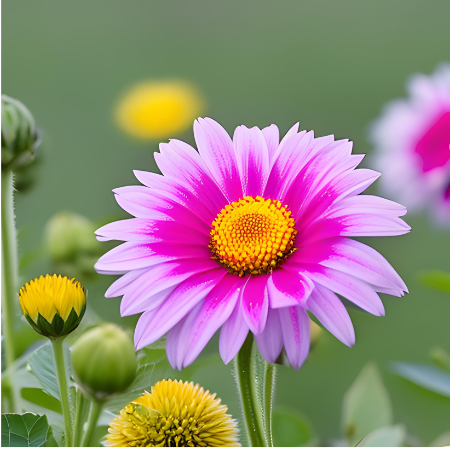
#> input picture flower.png, 452 x 449 px
$ jupyter execute --allow-errors RGB2CMYK.ipynb   (shell and % lines are left out)
#> lines starting #> are read from the running program, lines starting #| are printed output that depends on the picture
# CMYK CONVERSION

- Understanding CMYK concept https://www.epackprinting.com/support/understanding-cmyk/
Check above link for detail understanding of CMYK concept

[cell 1]
# import necessary libraries
import cv2
import sys
import os

import numpy as np
import matplotlib.pyplot as plt

# CMYK CONVERSION

# The old code had inefficiencies (like using loops) and incorrect channel handling. The new version uses vectorized operations for performance and correct CMYK conversion formulas.

### Key Improvements:<br>
**Vectorized Operations:** Replaced slow Python loops with efficient NumPy array operations.<br>

Correct CMYK Conversion:<br>

- K = min(C, M, Y) (Black component is minimum of CMY)

- Adjusted CMY: (C - K)/(1 - K) (with safeguards for division by zero)

**Channel Handling:**<br>

- Proper handling of OpenCV's BGR format

- Direct channel extraction instead of manual indexing

**Visualization:**<br>

- Inverted plate display (black = ink, white = no ink)

- Grayscale representation of each CMYK channel

**Numerical Stability:**<br>

- Added epsilon value to prevent division by zero.
- Avoids underflow errors when working with very small values in computations.
- Prevents division by near-zero values, which could result in extreme values or NaN issues.
- Proper normalization and data type handling.
- Improves numerical stability in algorithms like machine learning, optimization, and image processing.

**Notes:**<br>
- The CMYK image is a 4-channel float array (values 0-1)

- Plates are shown inverted for intuitive printing view

- Requires opencv-python, numpy, and matplotlib packages

- Original image should be in the same directory as the script ("bird.jpg")

# RGB to CMYK on Image as an input

[cell 2]
# Load image
img_bgr = cv2.imread("flower.png")  # Image loaded in BGR format
#> img_bgr is the input picture: shape (449, 452, 3); mean B, G, R 122.9, 134.4, 149.8

# Convert to float and normalize to [0, 1]
img_normalized = img_bgr.astype(np.float32) / 255.0

# Split into B, G, R channels (OpenCV uses BGR)
B, G, R = cv2.split(img_normalized)

# Calculate CMY components
C = 1 - R
M = 1 - G
Y = 1 - B

# Calculate K (black) component
K = np.minimum(np.minimum(C, M), Y) # or more optimized K = np.minimum.reduce([C, M, Y]) --->Finds the minimum across all elements in the list at once.
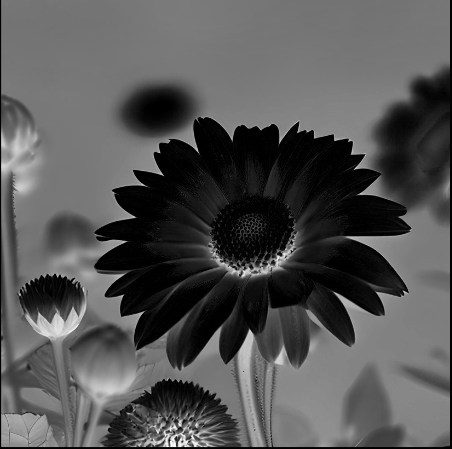
#> K: shape (449, 452) float32; min 0, max 0.992, mean 0.336

# Avoid division by zero for neutral pixels
epsilon = 1e-6  # Small value to prevent division by zero
scale = 1.0 - K
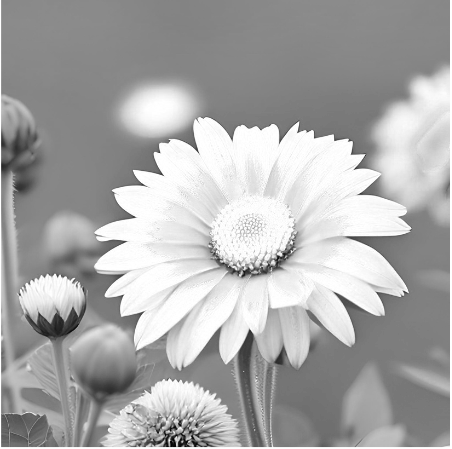
#> scale: shape (449, 452) float32; min 0.00784, max 1, mean 0.664
scale[scale < epsilon] = epsilon  # Replace zeros with epsilon

# Calculate adjusted CMY components
C_adjusted = (C - K) / scale
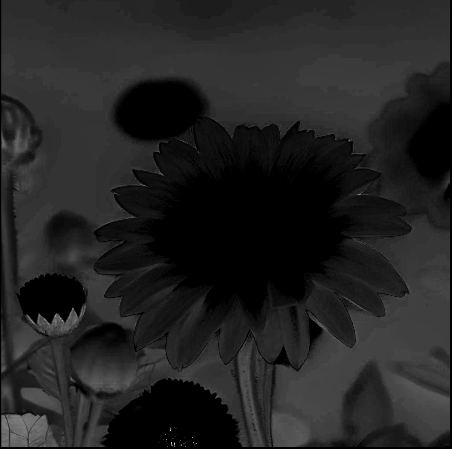
#> C_adjusted: shape (449, 452) float32; min 0, max 0.857, mean 0.138
M_adjusted = (M - K) / scale
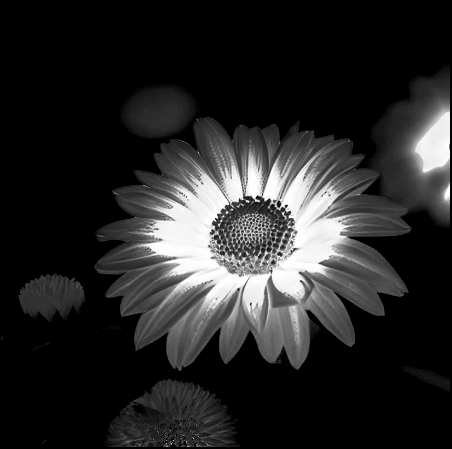
#> M_adjusted: shape (449, 452) float32; min 0, max 1, mean 0.155
Y_adjusted = (Y - K) / scale
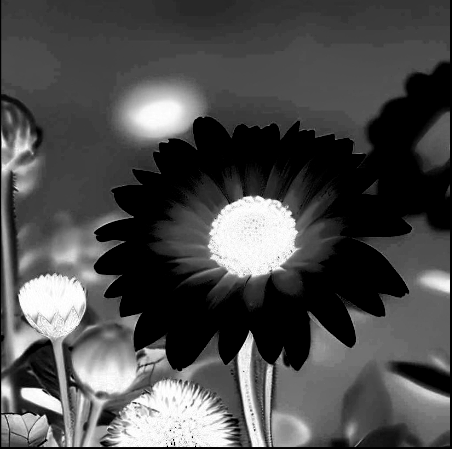
#> Y_adjusted: shape (449, 452) float32; min 0, max 1, mean 0.304

# Combine into CMYK image (4 channels)
cmyk = cv2.merge([C_adjusted, M_adjusted, Y_adjusted, K])
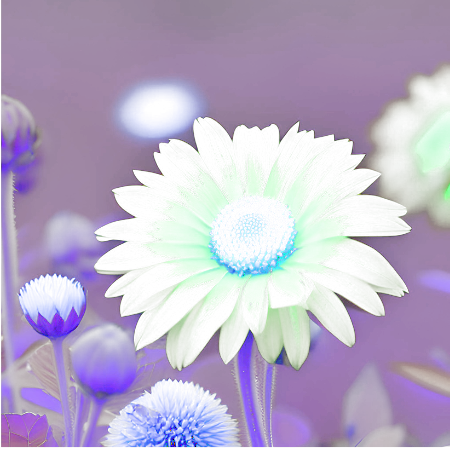
#> cmyk: shape (449, 452, 4) float32; mean R, G, B, A 0.138, 0.155, 0.304, 0.336; transparent parts drawn white

# Visualization: Create inverted plates for printing view
# (White = no ink, Black = full ink)
cyan_plate = (1 - C_adjusted) * 255
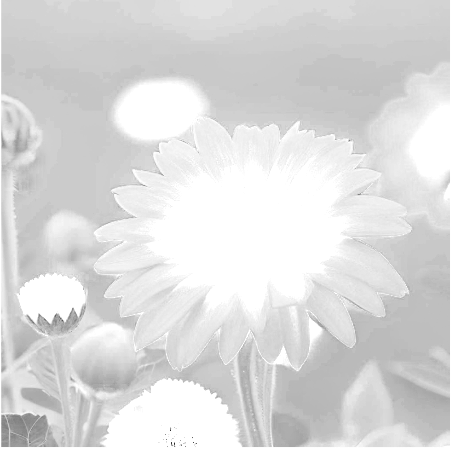
#> cyan_plate: shape (449, 452) float32; min 36.43, max 255, mean 219.7
magenta_plate = (1 - M_adjusted) * 255
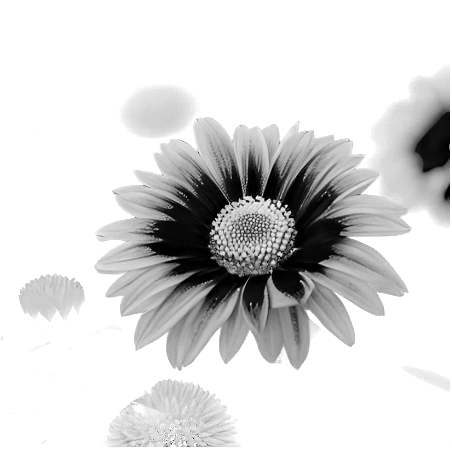
#> magenta_plate: shape (449, 452) float32; min 0, max 255, mean 215.4
yellow_plate = (1 - Y_adjusted) * 255
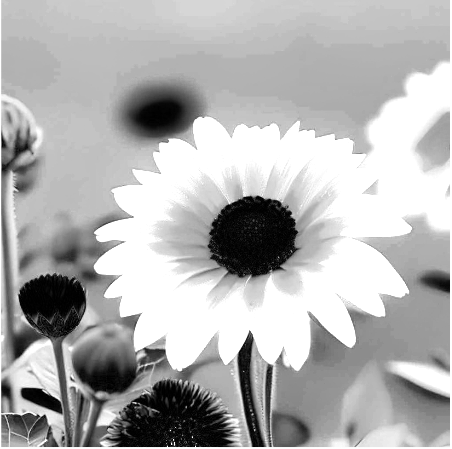
#> yellow_plate: shape (449, 452) float32; min 0, max 255, mean 177.4
black_plate = (1 - K) * 255

# Convert to uint8 for display
cyan_plate = cyan_plate.astype(np.uint8)
magenta_plate = magenta_plate.astype(np.uint8)
yellow_plate = yellow_plate.astype(np.uint8)
black_plate = black_plate.astype(np.uint8)

# Plot results
plt.figure(figsize=(20, 10))

# Combined CMYK Image
plt.subplot(2, 3, 1)
plt.title("Combined CMYK Image", fontsize=14)
plt.imshow(cmyk)

# CMYK Plates
plt.subplot(2, 3, 2)
plt.title("Cyan Plate", fontsize=14)
plt.imshow(cyan_plate, cmap='gray') #

plt.subplot(2, 3, 3)
plt.title("Magenta Plate", fontsize=14)
plt.imshow(magenta_plate, cmap='gray') #

plt.subplot(2, 3, 4)
plt.title("Yellow Plate", fontsize=14)
plt.imshow(yellow_plate, cmap='gray') #, cmap='gray'

plt.subplot(2, 3, 5)
plt.title("Black Plate", fontsize=14)
plt.imshow(black_plate, cmap='gray') #, cmap='gray'

# Original RGB Image
plt.subplot(2, 3, 6)
plt.title("Original RGB Image", fontsize=14)
plt.imshow(cv2.cvtColor(img_bgr, cv2.COLOR_BGR2RGB))

plt.tight_layout()
plt.show()
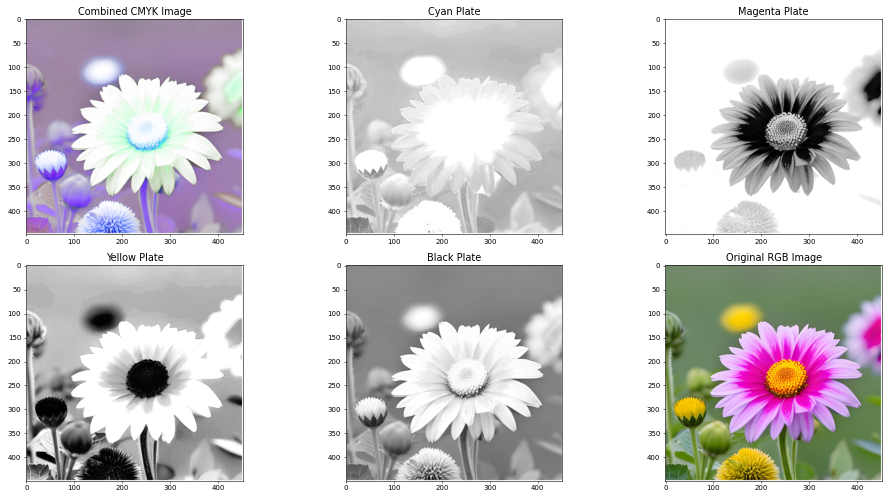
#> figure drawn by matplotlib, 6 panels

$ run again, with bird.jpg saved as flower.png
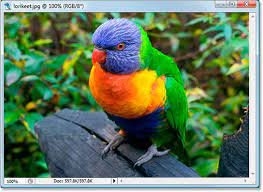
#> input picture bird.jpg, 263 x 192 px
#> img_bgr is the input picture: shape (192, 263, 3); mean B, G, R 94.5, 123.3, 99
#> `magenta_plate = (1 - M_adjusted) * 255`:
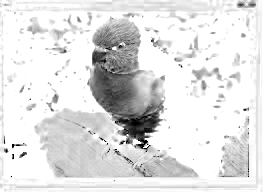
#> magenta_plate: shape (192, 263) float32; min 0, max 255, mean 224.8
#> `yellow_plate = (1 - Y_adjusted) * 255`:
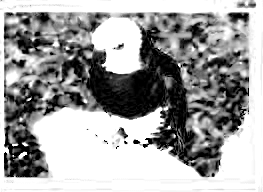
#> yellow_plate: shape (192, 263) float32; min 0, max 255, mean 161.7
